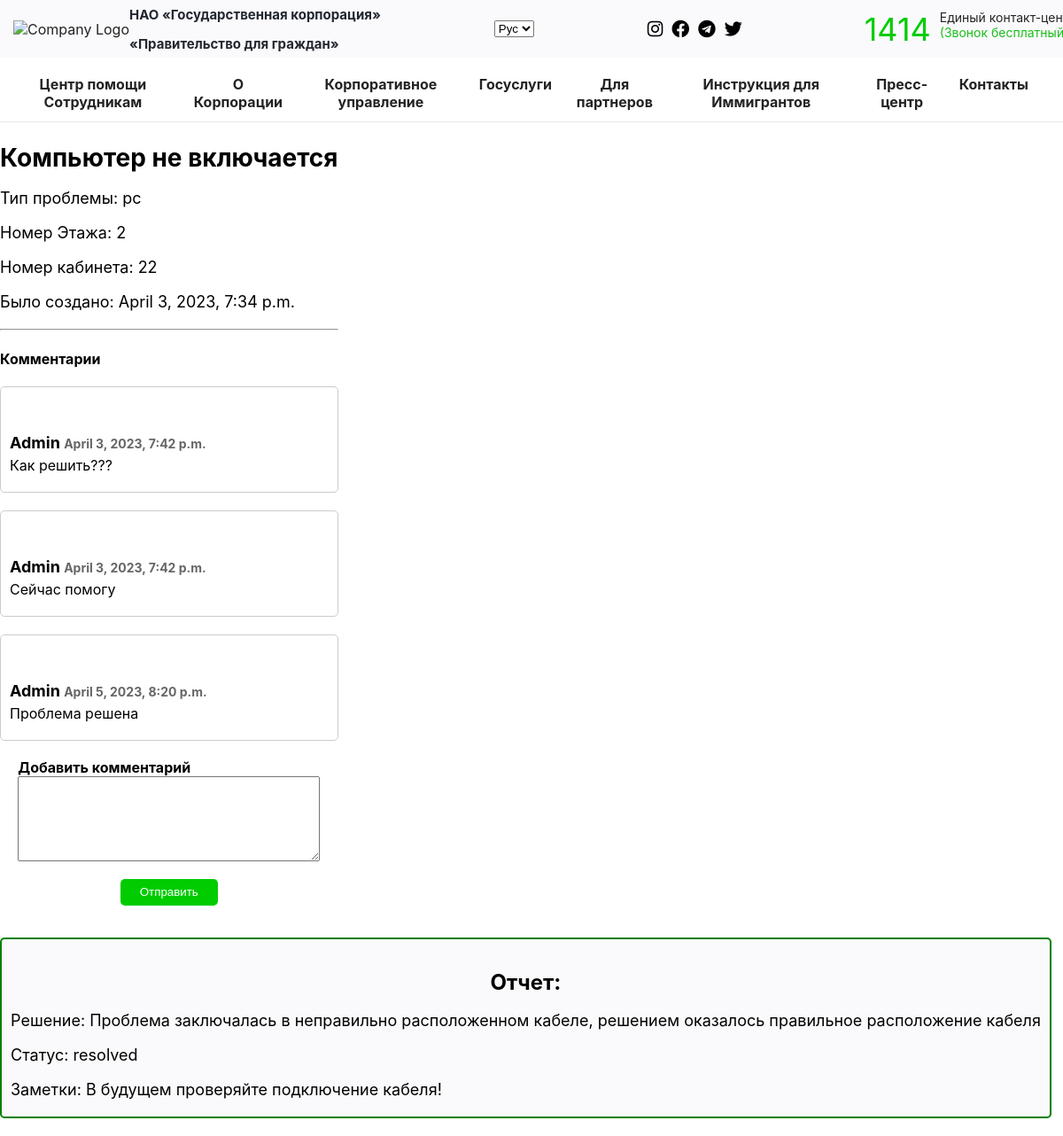
/problem/1/ (signed in), run on the app's committed database.
### users/models.py (models this page shows, shortened)
class Problem(models.Model):
    PROBLEM_TYPES = (
        ('printer', 'Printer'),
        ('internet', 'Internet'),
        ('pc', 'PC'),
        ('other', 'Other'),
    )
    problem_description = models.CharField(max_length=255)
    problem_type = models.CharField(max_length=20, choices=PROBLEM_TYPES)
    floor = models.PositiveSmallIntegerField(choices=((1, 'First floor'), (2, 'Second floor')))
    room_number = models.CharField(max_length=20)
    problem_solved=models.BooleanField(default=False)
    created_at = models.DateTimeField(default=timezone.now)

class Comment(models.Model):
    text = models.TextField()
    author = models.ForeignKey(CustomUser, on_delete=models.CASCADE)
    problem = models.ForeignKey(Problem, on_delete=models.CASCADE, related_name='comments')
    created_date = models.DateTimeField(default=timezone.now)

class CustomUser(AbstractBaseUser, PermissionsMixin):
    username = models.CharField(max_length=50, unique=True)
    email = models.EmailField(unique=True)
    ROLE_CHOICES = (
        ('user', 'User'),
        ('admin', 'admin'),
    )
    role = models.CharField(max_length=5, choices=ROLE_CHOICES, default='user')
    role = models.CharField(max_length=10, default='user')
    is_active = models.BooleanField(default=True)
    is_staff = models.BooleanField(default=False)
    USERNAME_FIELD = 'username'
    EMAIL_FIELD = 'email'
    REQUIRED_FIELDS = ['email']
    objects = CustomUserManager()

class Report(models.Model):
    STATUS_CHOICES = (
        ('resolved', 'Resolved'),
        ('in_progress', 'In Progress'),
        ('not_resolved', 'Not Resolved'),
    )
    problem = models.ForeignKey(Problem, on_delete=models.CASCADE, default=1)
    solution = models.TextField()
    status = models.CharField(max_length=20, choices=STATUS_CHOICES)
    solver = models.ForeignKey(CustomUser, on_delete=models.CASCADE,default=1)
    notes = models.TextField()

### users/views.py (the view)
# urls.py: path('problem/<int:problem_id>/', login_required(views.problem_detail), name='problem_detail'),
def problem_detail(request, problem_id):
    problem = get_object_or_404(Problem, id=problem_id)
    report = Report.objects.filter(problem=problem).first()
    return render(request, 'users/problem_detail.html', {'problem': problem, 'report': report})

### users/templates/users/problem_detail.html (shortened to what this page needs)
{% extends 'users/base.html' %}
{% load static %}
{% block css %}
<link rel="stylesheet" type="text/css" href="{% static 'users/problem_detail.css' %}">
{% endblock %}
{% block content %}
  <div class="container">
    <div class="row">
      <div class="col-md-8">
        <div class="problem">
        <h2>{{ problem.problem_description }}</h2>
        <p>Тип проблемы: {{ problem.problem_type }}</p>
        <p>Номер Этажа: {{ problem.floor }}</p>
        <p>Номер кабинета: {{ problem.room_number }}</p>
        <p>Было создано: {{ problem.created_at }}</p>
      </div>
        <hr>
        <h4>Комментарии</h4>
        {% for comment in problem.comments.all %}
          <div class="comment">
            <h6>{{ comment.author.username }} <small>{{ comment.created_date }}</small></h6>
            <p>{{ comment.text }}</p>
          </div>
        {% empty %}
          <p>Нет комментариев</p>
        {% endfor %}
        {% if user.is_authenticated %}
          <form method="POST" action="{% url 'add_comment' problem.id %}">
            <div class="form-group">
              <label for="text">Добавить комментарий</label>
              <textarea class="form-control" name="text" rows="6" cols="40" required ></textarea>
            </div>
            <button type="submit" class="btn btn-primary">Отправить</button>
          </form>
        {% else %}
          <p>Please <a href="{% url 'login' %}">log in</a> to add comments.</p>
        {% endif %}
      </div>
      <div class="col-md-8">
        {% if report %}
       <div class="report {% if report.status == 'resolved' %}report-status-resolved{% elif report.status == 'in_progress' %}report-status-in-progress{% elif report.status == 'not_resolved' %}report-status-not-resolved{% endif %}">
        <h3>Отчет:</h3>
        <p>Решение: {{ report.solution }}</p>
        <p>Статус: {{ report.status }}</p>
        <p>Заметки: {{ report.notes }}</p>
       </div>
        {% endif %}
      </div>
    </div>
  </div>
{% endblock %}

### users/static/users/main.css (style rules this page uses)
body { font-family: 'SF Pro Display', sans-serif; margin: 0; }
.container { width: 100%; max-width: 1200px; padding-right: 15px; padding-left: 15px; margin: 0 auto; }
.row { display: flex; flex-wrap: wrap; margin-right: -15px; margin-left: -15px; }

### users/static/users/problem_detail.css (style rules this page uses)
.comment { margin-bottom: 20px; padding: 10px; border: 1px solid #ccc; border-radius: 5px; }
.comment h6 { margin-bottom: 5px; }
.comment small { font-size: 12px; color: #999; }
.form-group label { font-weight: bold; }
.form-control { margin-bottom: 20px; display: flex; }
.btn-primary { height: 30px; width: 110px; background-color: #00cc00; border: none; border-radius: 5px; color: #fff; }
.comment { margin-bottom: 20px; }
.comment h6 { font-size: 16px; font-weight: bold; margin-bottom: 5px; }
.comment small { font-size: 12px; color: #6c757d; }
.comment p { margin-top: 5px; }
.problem { margin-bottom: 20px; }
.problem h2 { font-size: 28px; margin-bottom: 10px; }
.problem p { font-size: 18px; margin-bottom: 10px; }
.report { margin-bottom: 20px; }
.report h3 { font-size: 24px; margin-bottom: 10px; }
.report p { font-size: 18px; margin-bottom: 10px; }
.comment h6 { font-size: 18px; margin-bottom: 5px; }
.comment small { font-size: 14px; color: #666; }
.comment p { font-size: 16px; margin-bottom: 10px; }
.report { border-style: solid; border-width: 2px; border-radius: 5px; padding: 10px; margin-top: 20px; min-width: 700px; }
.report-status-resolved { background-color: #fafafc; border-color: green; }
.report h3 { text-align: center; }
form { display: flex; flex-direction: column; align-items: center; }

### data on the page
Problem: problem_description "Компьютер не включается", problem_type "pc", floor "2", room_number "22", created_at "April 3, 2023, 7:34 p.m."
Comment: author.username "Admin", created_date "April 3, 2023, 7:42 p.m.", text "Как решить???"
Comment: author.username "Admin", created_date "April 3, 2023, 7:42 p.m.", text "Сейчас помогу"
Comment: author.username "Admin", created_date "April 5, 2023, 8:20 p.m.", text "Проблема решена"
Report: solution "Проблема заключалась в неправильно расположенном кабеле, решением оказалось правильное расположение кабеля", status "resolved", notes "В будущем проверяйте подключение кабеля!"
